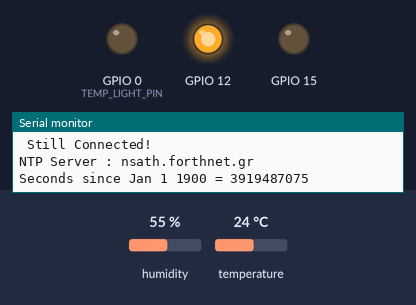
A sketch run on a simulated ESP8266 (NodeMCU). Shown: output pins drawn as LEDs (lit = HIGH), the last lines printed to the serial monitor. The inputs (shaded band) are chosen by the test bench; at power-on: humidity 55 %, temperature 24 °C. WiFi joins after 1.5 s; servers stay silent unless stated.

Above: at 5.98 s.
At 88.5 s:
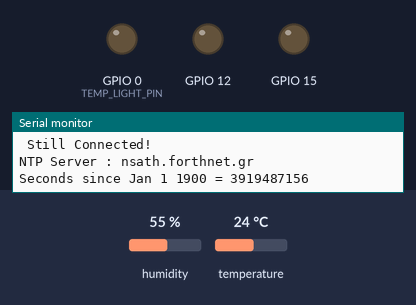
Timing chart, 0 to 90.0 s (numbered marks = the images above):
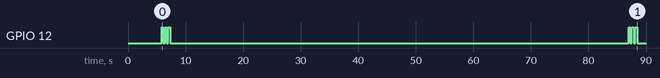

Measured:
- by itself, GPIO 12: LOW → HIGH at 5.8 s, → LOW 0.30 s later, → HIGH 0.30 s later, → LOW 0.30 s later, … (12 changes in this stretch)

The sketch:

gogu_prj.ino
```cpp
#include <SoftwareSerial.h>
#include <ESP8266WiFi.h>
#include <WiFiUdp.h>
#include "gogu.h"

const char* ssid     = "Cata";
const char* password = "salem2015";
char auth[] = "cc52b581c0254520a61b504bdf7c3709";

byte gu8_PreviousGoodHour = 8;
byte gu8_NbOfErrors = 0;
S_DATA_STRUCT s_Data;
//WidgetLED gogu_statusLED(V3);

void setup() {
  // put your setup code here, to run once:
  gogu_InitSerial();
  gogu_WifiConnect();

  gogu_initGogu(&s_Data);
  gogu_sendDataToBlynk(s_Data);

}

void loop()
{
  byte lu8_localHour = 0;


  if (  WiFi.status() == WL_CONNECTED)
  {
    Serial.print("\n Still Connected!\n");
  }
  else
  {
    gogu_WifiConnect();
  }

  s_Data.previousTime = s_Data.hour * 10000 + s_Data.minutes * 100 + s_Data.sec;


  if (gogu_ReturnCurentHour(&s_Data))
  {
    lu8_localHour = s_Data.hour;
    /* Reset s_Data.tempChanges at midnight */
    if ((s_Data.hour < 1 ) && (s_Data.minutes < 5))
    {
      s_Data.tempChanges = 0;
    }
  }
  else
  {
    lu8_localHour = 8;
    gogu_blinkLed(BLUE_LED, 3 );
  }

  if (gogu_getDHT_data(&s_Data))
  {
    gogu_blinkLed(GREEN_LED, 3 );
  }
  else
  {
    gogu_blinkLed(RED_LED, 3 );
  }

  /* Verify that the read temperature is OK */
  if (s_Data.temperature != 255)
  {
    if ((lu8_localHour >= 8) && (lu8_localHour < 22))
    {
      gogu_dayThermalManagement(&s_Data);
    }
    else
    {
      gogu_nightThermalManagement(&s_Data);
    }
  }
  else
  {
    s_Data.tempError = s_Data.tempError + 1;
  }

  gogu_sendDataToBlynk(s_Data);

  // wait
  delay(75000);
}

void gogu_initGogu(S_DATA_STRUCT *s_data)
{
  gogu_setPinDirection(RED_LED,   OUTPUT);
  gogu_setPinDirection(GREEN_LED, OUTPUT);
  gogu_setPinDirection(TEMP_LIGHT_PIN, OUTPUT);

  // Light the heating lamp;
  digitalWrite(TEMP_LIGHT_PIN, LOW);

  //  gogu_statusLED.on();

  s_data->hour     = 0;
  s_data->minutes  = 0;
  s_data->sec      = 0;
  s_data->previousTime  = 0;
  s_data->temperature  = 0;
  s_data->humidity  = 0;
  s_data->lightStatus = 1;
  s_data->tempError = 0;
  s_data->tempChanges = 0;
}
```

blink_led.ino
```cpp
#include "gogu.h"

void gogu_setPinDirection(byte pinNumber, byte pinDirection)
{
	pinMode(pinNumber, pinDirection);
	digitalWrite(pinNumber, LOW);
}

void gogu_blinkLed(byte ledNumber, byte blinks)
{
	byte i = 0;

	for (i = 0; i<blinks; i++)
	{
		digitalWrite(ledNumber, HIGH);   // turn the LED on (HIGH is the voltage level)
		delay(BLINK_PERIOD);                       // wait for a second
		digitalWrite(ledNumber, LOW);    // turn the LED off by making the voltage LOW
		delay(BLINK_PERIOD);                       // wait for a second
	}
}
```

gogu.h
```cpp
/*
 * gogu.h
 *
 *  Created on: Nov 4, 2017
 *      Author: trepa
 */

#ifndef GOGU_H_
#define GOGU_H_

#define RED_LED     15u
#define GREEN_LED   12u
#define BLUE_LED    13u
#define DHTPIN      2u

#define TEMP_LIGHT_PIN  0u

#define TEMP_ERROR      0u
#define TEMP_DAY_LOW    28
#define TEMP_DAY_HIGH   36
#define TEMP_NIGHT_LOW  25
#define TEMP_NIGHT_HIGH 28

#define BLINK_PERIOD  300 //time in ms
#define TEMP_HISTER_LOW     3
#define TEMP_HISTER_HIGH    10

#define DHTTYPE DHT11

#define TEMP_LIGHT_PIN  0

extern char auth[];

typedef struct
{
	byte  hour;
	byte  minutes;
	byte  sec;
	int   previousTime;
	float temperature;
	float humidity;
	byte  lightStatus;
	int   tempError;
	int   tempChanges;
}S_DATA_STRUCT;

#endif /* GOGU_H_ */
```

internet_time.ino
```cpp
#include "gogu.h"

/* Don't hardwire the IP address or we won't get the benefits of the pool.
 *  Lookup the IP address for the host name instead */
IPAddress timeServerIP; // time.nist.gov NTP server address
//const char* ntpServerName = "time.nist.gov";
const char* ntpServerName = "nsath.forthnet.gr";
const int NTP_PACKET_SIZE = 48;		// NTP time stamp is in the first 48 bytes of the message
byte packetBuffer[ NTP_PACKET_SIZE]; //buffer to hold incoming and outgoing packets
unsigned int localPort = 2390;      // local port to listen for UDP packets

// A UDP instance to let us send and receive packets over UDP
WiFiUDP udp;


boolean gogu_ReturnCurentHour(S_DATA_STRUCT *time)
{
	boolean lu8_returnValue = 0;
	byte lu8_count = 0;
	int cb = 0;

	while((!cb) && (lu8_count < 3))
	{
		//get a random server from the pool
		WiFi.hostByName(ntpServerName, timeServerIP);
		Serial.print("NTP Server : ");
		Serial.println(ntpServerName);

		sendNTPpacket(timeServerIP); // send an NTP packet to a time server
		// wait to see if a reply is available
		delay(1000);

		cb = udp.parsePacket();
		lu8_count= lu8_count + 1;
	}

	if (!cb) {
		Serial.println("no packet yet");
		return 0;
	}
	else {
		//    // We've received a packet, read the data from it
		udp.read(packetBuffer, NTP_PACKET_SIZE); // read the packet into the buffer

		//the timestamp starts at byte 40 of the received packet and is four bytes,
		// or two words, long. First, esxtract the two words:

		unsigned long highWord = word(packetBuffer[40], packetBuffer[41]);
		unsigned long lowWord = word(packetBuffer[42], packetBuffer[43]);
		// combine the four bytes (two words) into a long integer
		// this is NTP time (seconds since Jan 1 1900):
		unsigned long secsSince1900 = highWord << 16 | lowWord;
		Serial.print("Seconds since Jan 1 1900 = " );
		Serial.println(secsSince1900);

		// now convert NTP time into everyday time:
		// Unix time starts on Jan 1 1970. In seconds, that's 2208988800:
		const unsigned long seventyYears = 2208988800UL;
		// subtract seventy years:
		unsigned long epoch = secsSince1900 - seventyYears;

		int UTC_hour 	= (epoch  % 86400L) / 3600;
		int UTC_min		= (epoch  % 3600) / 60;
		int UTC_sec   = epoch  % 60;

		time->hour    = UTC_hour + 2;
		time->minutes = UTC_min;
		time->sec     = UTC_sec;
		lu8_returnValue = 1;

	}

	return lu8_returnValue;

}

// send an NTP request to the time server at the given address
void sendNTPpacket(IPAddress& address)
{
	//  Serial.println("sending NTP packet...");
	// set all bytes in the buffer to 0
	memset(packetBuffer, 0, NTP_PACKET_SIZE);
	// Initialize values needed to form NTP request
	// (see URL above for details on the packets)
	packetBuffer[0] = 0b11100011;   // LI, Version, Mode
	packetBuffer[1] = 0;     // Stratum, or type of clock
	packetBuffer[2] = 6;     // Polling Interval
	packetBuffer[3] = 0xEC;  // Peer Clock Precision
	// 8 bytes of zero for Root Delay & Root Dispersion
	packetBuffer[12]  = 49;
	packetBuffer[13]  = 0x4E;
	packetBuffer[14]  = 49;
	packetBuffer[15]  = 52;

	// all NTP fields have been given values, now
	// you can send a packet requesting a timestamp:
	udp.beginPacket(address, 123); //NTP requests are to port 123
	udp.write(packetBuffer, NTP_PACKET_SIZE);
	udp.endPacket();
}
```

sendToBlynk.ino
```cpp
/* Comment this out to disable prints and save space */
#include <ESP8266WiFi.h>
#include <BlynkSimpleEsp8266.h>

void gogu_sendDataToBlynk(S_DATA_STRUCT data)
{

	static int counter = 0;
	/* STOP WIFI */
	WiFi.disconnect();
	delay(1000);

	/* START BLYNK */
	Blynk.begin(auth, ssid, password);
	Blynk.run();

	/* senda data */
	Blynk.virtualWrite(0,data.temperature);
	Blynk.virtualWrite(1,data.hour * 10000 + data.minutes  * 100 + data.sec);
	Blynk.virtualWrite(2,counter);
	Blynk.virtualWrite(3,data.lightStatus);
	Blynk.virtualWrite(4,data.previousTime);
	Blynk.virtualWrite(5,data.tempError);
	Blynk.virtualWrite(6,data.tempChanges);
	counter = counter +1;


	/* STOP WIFI */
	Blynk.disconnect();
}
```

temperature_management.ino
```cpp
#include <DHT.h>
#include "gogu.h"

DHT dht(DHTPIN, DHTTYPE, 11); // 11 works fine for ESP8266
float humidity, temp_f;  // Values read from sensor

boolean gogu_getDHT_data(S_DATA_STRUCT *climate)
{
	boolean lu8_returnValue = 1;
	static byte tub_retry = 0;
	dht.begin();
	delay(500);

	// climate->humidity = dht.readHumidity();
	climate->temperature = dht.readTemperature() + TEMP_ERROR; // or dht.readTemperature(true) for Fahrenheit

	if (isnan(climate->temperature))
	{
		Serial.println("ERROR : DHT11 temperature! Read again!");
		delay(500);
		dht.begin();
		delay(500);

		// climate->humidity = dht.readHumidity();
		climate->temperature = dht.readTemperature() + TEMP_ERROR; // or dht.readTemperature(true) for Fahrenheit
		if (isnan(climate->temperature))
		{
			Serial.println("ERROR : DHT11 temperature!!");
			climate->temperature = 255;
			lu8_returnValue = 0;
			tub_retry = 0;
		}
	}

	return lu8_returnValue;
}

void gogu_dayThermalManagement(S_DATA_STRUCT *s_Data)
{
	static byte lu8_counter = 0;
  static byte lu8_noChange = 0;

	if (s_Data->temperature <= TEMP_DAY_LOW )
	{
		/* temperature lower than normal, must start the heater */
		if(lu8_counter > TEMP_HISTER_LOW)
		{
			  /* start the heater only if a certain time passed */
        if(digitalRead(TEMP_LIGHT_PIN) == HIGH)
        {
  				/* set the pin LOW in order to activate the relay */
  				digitalWrite(TEMP_LIGHT_PIN, LOW);
  				s_Data->lightStatus = 1;
  				s_Data->tempChanges =  s_Data->tempChanges + 1;
  				lu8_counter = 0;
          lu8_noChange = 0;
        }
		}
		else
		{
			lu8_counter = lu8_counter + 1;
		}
	}

	if (s_Data->temperature >= TEMP_DAY_HIGH)
	{
		/* temperature higher than normal, must stop the heater */
		if(lu8_counter > TEMP_HISTER_HIGH)
		{
			  /* stop the heater only if a certain time passed */
				if(digitalRead(TEMP_LIGHT_PIN) == LOW)
        {
  				/* set the pin HIGH in order to deactivate the relay */
  				digitalWrite(TEMP_LIGHT_PIN, HIGH);
  				s_Data->lightStatus = 0;
  				s_Data->tempChanges =  s_Data->tempChanges + 1;
  				lu8_counter = 0;
          lu8_noChange = 0;
        }
		}
		else
		{
			lu8_counter = lu8_counter + 1;
		}
	}

 lu8_noChange++;
 if (lu8_noChange > 100)
 {
      /* start the heater only if a certain time passed */
        /* set the pin LOW in order to activate the relay */
        digitalWrite(TEMP_LIGHT_PIN, LOW);
        s_Data->lightStatus = 1;
        s_Data->tempChanges =  s_Data->tempChanges + 1;
        lu8_counter = 0;
        lu8_noChange = 0;

 }
}

void gogu_nightThermalManagement(S_DATA_STRUCT *s_Data)
{
	static byte lu8_counter = 0;
	if (s_Data->temperature <= TEMP_NIGHT_LOW )
	{
		/* temperature lower than normal, must start the heater */
		if(lu8_counter > TEMP_HISTER_HIGH)
		{
			  /* start the heater only if a certain time passed */
        if(digitalRead(TEMP_LIGHT_PIN) == HIGH)
        {
  				/* set the pin LOW in order to activate the relay */
  				digitalWrite(TEMP_LIGHT_PIN, LOW);
  				s_Data->tempChanges =  s_Data->tempChanges + 1;
  				s_Data->lightStatus = 1;
  				lu8_counter = 0;
        }
		}
		else
		{
			lu8_counter = lu8_counter + 1;
		}
	}

	if (s_Data->temperature >= TEMP_NIGHT_HIGH)
	{
		/* temperature higher than normal, must stop the heater */
		if(lu8_counter > TEMP_HISTER_LOW)
		{
			  /* stop the heater only if a certain time passed */
       if(digitalRead(TEMP_LIGHT_PIN) == HIGH)
        {
  				/* set the pin HIGH in order to deactivate the relay */
  				digitalWrite(TEMP_LIGHT_PIN, HIGH);
  				s_Data->lightStatus = 0;
  				s_Data->tempChanges =  s_Data->tempChanges + 1;
  				lu8_counter = 0;
        }
		}
		else
		{
			lu8_counter = lu8_counter + 1;
		}
	}
}
```

wifi.ino
```cpp
void gogu_InitSerial()
{
	Serial.begin(115200);
	Serial.println("\nSoftware serial test started");

	Serial.println();
	Serial.println();
}

void gogu_WifiConnect()
{
	Serial.print("Connecting to ");
	Serial.println(ssid);

	WiFi.begin(ssid, password);

	while (WiFi.status() != WL_CONNECTED) {
		delay(500);
		Serial.print(".");
	}

	Serial.println("");
	Serial.println("WiFi connected");
	Serial.println("IP address: ");
	Serial.println(WiFi.localIP());

	Serial.println("Starting UDP");
	udp.begin(localPort);
	Serial.print("Local port: ");
	Serial.println(udp.localPort());
}
```
